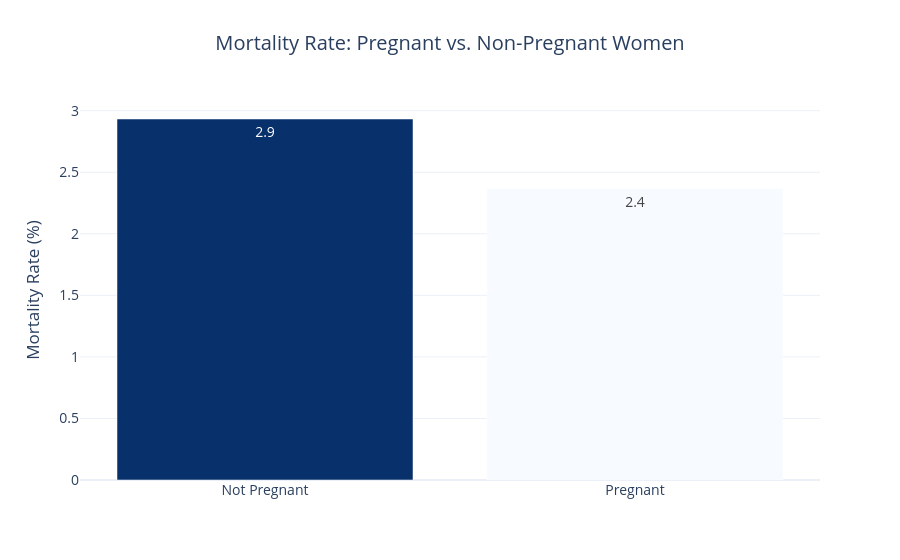

Here is the notebook cell this chart was saved with:
### Markdown cell above
## Question 8 — Do pregnant women face a higher mortality risk than non-pregnant women of the same age?

### Code cell
females = covid_df[
    (covid_df['SEX_LABEL'] == 'Female') &
    (covid_df['AGE'].between(12, 50)) &
    (covid_df['PREGNANT'].isin([1, 2]))
].copy()
females['Group'] = females['PREGNANT'].map({1: 'Pregnant', 2: 'Not Pregnant'})

preg_mortality = (females.groupby('Group')['DIED'].mean() * 100).reset_index()

fig = px.bar(
    preg_mortality,
    x="Group",
    y="DIED",
    color="DIED",
    color_continuous_scale="Blues",
    text_auto=".1f",
    title="Mortality Rate: Pregnant vs. Non-Pregnant Women"
)

fig.update_layout(
    template="plotly_white",
    title_x=0.5,
    xaxis_title="",
    yaxis_title="Mortality Rate (%)",
    coloraxis_showscale=False,
    font=dict(size=14)
)

fig.show()

### Figure 1 — Plotly figure (JSON) as saved in the notebook; plotly's stock layout.template omitted (floating-point values rounded to 4 significant figures)
{"data": [{"hovertemplate": "Group=%{x}<br>DIED=%{marker.color}<extra></extra>", "legendgroup": "", "marker": {"color": [2.932, 2.367], "coloraxis": "coloraxis", "pattern": {"shape": ""}}, "name": "", "orientation": "v", "showlegend": false, "textposition": "auto", "texttemplate": "%{y:.1f}", "type": "bar", "x": ["Not Pregnant", "Pregnant"], "xaxis": "x", "y": [2.932, 2.367], "yaxis": "y"}], "layout": {"barmode": "relative", "coloraxis": {"autocolorscale": false, "colorbar": {"title": {"text": "DIED"}}, "colorscale": [[0.0, "rgb(247,251,255)"], [0.125, "rgb(222,235,247)"], [0.25, "rgb(198,219,239)"], [0.375, "rgb(158,202,225)"], [0.5, "rgb(107,174,214)"], [0.625, "rgb(66,146,198)"], [0.75, "rgb(33,113,181)"], [0.875, "rgb(8,81,156)"], [1.0, "rgb(8,48,107)"]], "showscale": false}, "font": {"size": 14}, "legend": {"tracegroupgap": 0}, "title": {"text": "Mortality Rate: Pregnant vs. Non-Pregnant Women", "x": 0.5}, "xaxis": {"anchor": "y", "domain": [0.0, 1.0], "title": {"text": ""}}, "yaxis": {"anchor": "x", "domain": [0.0, 1.0], "title": {"text": "Mortality Rate (%)"}}}}
